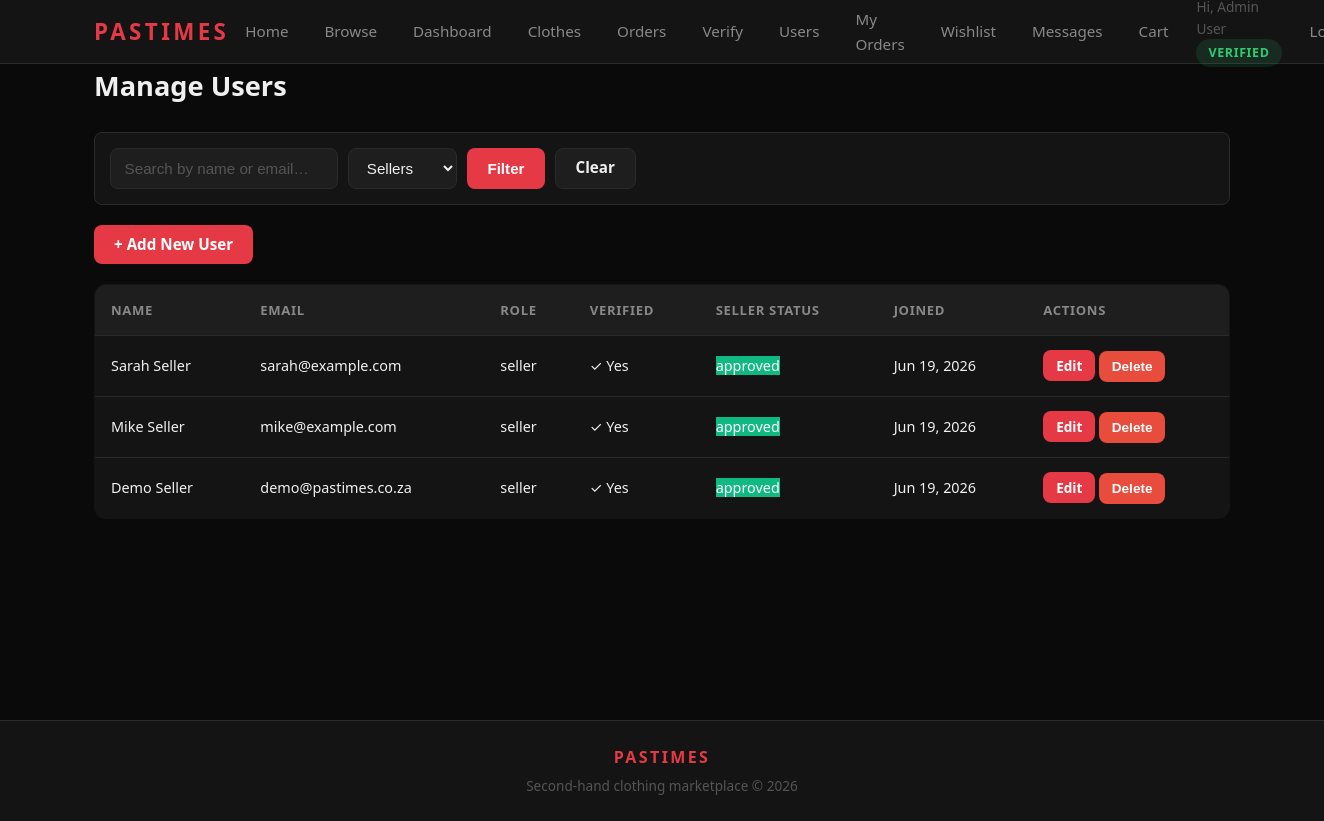
Page /admin/users.php?role=seller (signed in) on the committed database.
### tables this page shows
CREATE TABLE tblUser (
    id                  INT          AUTO_INCREMENT PRIMARY KEY,
    name                VARCHAR(100) NOT NULL,
    email               VARCHAR(100) NOT NULL UNIQUE,
    password_hash       VARCHAR(255) NOT NULL,
    role                ENUM('buyer','seller','admin') NOT NULL DEFAULT 'buyer',
    is_verified         TINYINT(1)   NOT NULL DEFAULT 0,
    seller_request      ENUM('none','pending','approved','rejected') NOT NULL DEFAULT 'none',
    seller_request_note TEXT         NULL,
    created_at          DATETIME     DEFAULT CURRENT_TIMESTAMP,
    last_login          DATETIME     NULL,
    INDEX idx_email (email),
    INDEX idx_role  (role)
);

### admin/users.php (the view, shortened to what this page needs)
<?php
require_once __DIR__ . '/../config/db.php';
require_once __DIR__ . '/../includes/functions.php';
$search = sanitize($_GET['search'] ?? '');
$role_filter = sanitize($_GET['role'] ?? '');
$sql = "SELECT id, name, email, role, is_verified, seller_request, created_at FROM tblUser WHERE 1=1";
$params = [];
$types = '';
if (!empty($role_filter)) {
    $sql .= " AND role = ?";
    $params[] = $role_filter;
    $types .= 's';
}
$sql .= " ORDER BY created_at DESC";
$stmt = mysqli_prepare($conn, $sql);
if (!empty($params)) mysqli_stmt_bind_param($stmt, $types, ...$params);
mysqli_stmt_execute($stmt);
$users = mysqli_fetch_all(mysqli_stmt_get_result($stmt), MYSQLI_ASSOC);
require_once __DIR__ . '/../includes/header.php';
?>
<h1 class="page-title">Manage Users</h1>
<div class="filter-bar">
    <form method="GET" action="" style="display:flex; gap:10px; flex-wrap:wrap;">
        <input type="text" name="search" placeholder="Search by name or email…" value="<?php echo h($search); ?>" class="form-control" style="flex:1; min-width:200px;">
        <select name="role" class="form-control">
            <option value="seller" <?php echo $role_filter === 'seller' ? 'selected' : ''; ?>>Sellers</option>
        </select>
        <button type="submit" class="btn btn-primary">Filter</button>
        <?php if (!empty($search) || !empty($role_filter)): ?>
            <a href="<?php echo BASE_URL; ?>admin/users.php" class="btn btn-secondary">Clear</a>
        <?php endif; ?>
    </form>
</div>
<div class="user-actions">
    <a href="<?php echo BASE_URL; ?>admin/add_user.php" class="btn btn-primary">+ Add New User</a>
</div>
<?php if (empty($users)): ?>
    <div class="alert alert-info">No users found.</div>
<?php else: ?>
    <div class="table-wrap">
        <table class="data-table">
            <thead>
                <tr>
                    <th>Name</th>
                    <th>Email</th>
                    <th>Role</th>
                    <th>Verified</th>
                    <th>Seller Status</th>
                    <th>Joined</th>
                    <th>Actions</th>
                </tr>
            </thead>
            <tbody>
                <?php foreach ($users as $u): ?>
                    <tr>
                        <td><?php echo h($u['name']); ?></td>
                        <td><?php echo h($u['email']); ?></td>
                        <td><span class="badge role-<?php echo strtolower($u['role']); ?>"><?php echo h($u['role']); ?></span></td>
                        <td>
                            <?php if ((int)$u['is_verified'] === 1): ?>
                                <span class="badge verified">✓ Yes</span>
                            <?php else: ?>
                                <span class="badge pending">No</span>
                            <?php endif; ?>
                        </td>
                        <td>
                            <?php if ($u['role'] === 'seller'): ?>
                                <span class="badge seller-<?php echo strtolower($u['seller_request']); ?>">
                                    <?php echo h($u['seller_request']); ?>
                                </span>
                            <?php else: ?>
                                <span class="badge disabled">—</span>
                            <?php endif; ?>
                        </td>
                        <td><?php echo date('M d, Y', strtotime($u['created_at'])); ?></td>
                        <td>
                            <a href="<?php echo BASE_URL; ?>admin/edit_user.php?id=<?php echo $u['id']; ?>" class="btn btn-sm btn-primary">Edit</a>
                            <form method="POST" action="<?php echo BASE_URL; ?>admin/delete_user.php" style="display:inline;" onsubmit="return confirm('Delete this user? This cannot be undone.');">
                                <button type="submit" class="btn btn-sm btn-danger">Delete</button>
                            </form>
                        </td>
                    </tr>
                <?php endforeach; ?>
            </tbody>
        </table>
    </div>
<?php endif; ?>
<?php require_once __DIR__ . '/../includes/footer.php'; ?>

### assets/css/main.css (style rules this page uses)
:root { --bg: #0a0a0a; --surface: #141414; --surface-2: #1e1e1e; --border: #2a2a2a; --border-light: #333333; --primary: #e63946; --primary-hover:#c1121f; --primary-dim: rgba(230,57,70,0.15); --text: #f0f0f0; --text-muted: #888888; --text-faint: #555555; --success: #2ecc71; --success-bg: rgba(46,204,113,0.12); --danger: #e74c3c; --danger-bg: rgba(231,76,60,0.12); --warning: #f39c12; --warning-bg: rgba(243,156,18,0.12); --info: #3498db; --info-bg: rgba(52,152,219,0.12); --radius: 8px; --radius-lg: 12px; --header-h: 64px; }
*,*::before,*::after { box-sizing:border-box; margin:0; padding:0; }
html { scroll-behavior:smooth; }
body { font-family:'Segoe UI',system-ui,-apple-system,sans-serif; background:var(--bg); color:var(--text); line-height:1.6; font-size:15px; }
a { color:var(--primary); text-decoration:none; }
.btn { display:inline-block; padding:0.55rem 1.25rem; border-radius:var(--radius); font-size:0.95rem; font-weight:600; cursor:pointer; border:none; text-align:center; transition:background 0.2s, transform 0.15s, box-shadow 0.2s; line-height:1.4; text-decoration:none; }
.btn-primary { background:var(--primary); color:#fff; }
.btn-secondary { background:var(--surface-2); color:var(--text); border:1px solid var(--border); }
.btn-danger { background:var(--danger); color:#fff; }
.btn-sm { padding:0.35rem 0.8rem; font-size:0.85rem; }
.form-control { width:100%; padding:0.65rem 0.85rem; background:var(--surface-2); border:1px solid var(--border); border-radius:var(--radius); color:var(--text); font-size:0.95rem; transition:border-color 0.2s; appearance:auto; }
.form-control::placeholder { color:var(--text-faint); }
.page-title { font-size:1.7rem; font-weight:700; margin-bottom:1.5rem; color:var(--text); }
.filter-bar { display:flex; flex-wrap:wrap; gap:0.75rem; align-items:center; padding:1rem; background:var(--surface); border:1px solid var(--border); border-radius:var(--radius-lg); margin-bottom:1.5rem; }
.filter-bar .form-control { width:auto; }
.data-table { width:100%; border-collapse:collapse; background:var(--surface); border-radius:var(--radius-lg); overflow:hidden; border:1px solid var(--border); }
.data-table th, .data-table td { padding:0.9rem 1rem; text-align:left; border-bottom:1px solid var(--border); font-size:0.9rem; }
.data-table th { background:var(--surface-2); font-weight:600; font-size:0.82rem; text-transform:uppercase; letter-spacing:0.05em; color:var(--text-muted); }
.data-table tr:last-child td { border-bottom:none; }
.table-wrap { overflow-x:auto; }

### admin/users.php (style rules this page uses)
.filter-bar { background: var(--surface); border: 1px solid var(--border); border-radius: 8px; padding: 15px; margin-bottom: 20px; }
.user-actions { margin-bottom: 20px; }
.badge.seller-approved { background: #10b981; color: white; }

### rows in the picture
tbluser: name "Sarah Seller", email "sarah@example.com", role "seller", is_verified "✓ Yes", seller_request "approved", created_at "Jun 19, 2026"
tbluser: name "Mike Seller", email "mike@example.com", role "seller", is_verified "✓ Yes", seller_request "approved", created_at "Jun 19, 2026"
tbluser: name "Demo Seller", email "demo@pastimes.co.za", role "seller", is_verified "✓ Yes", seller_request "approved", created_at "Jun 19, 2026"

### other values in the picture
$label "VERIFIED"
